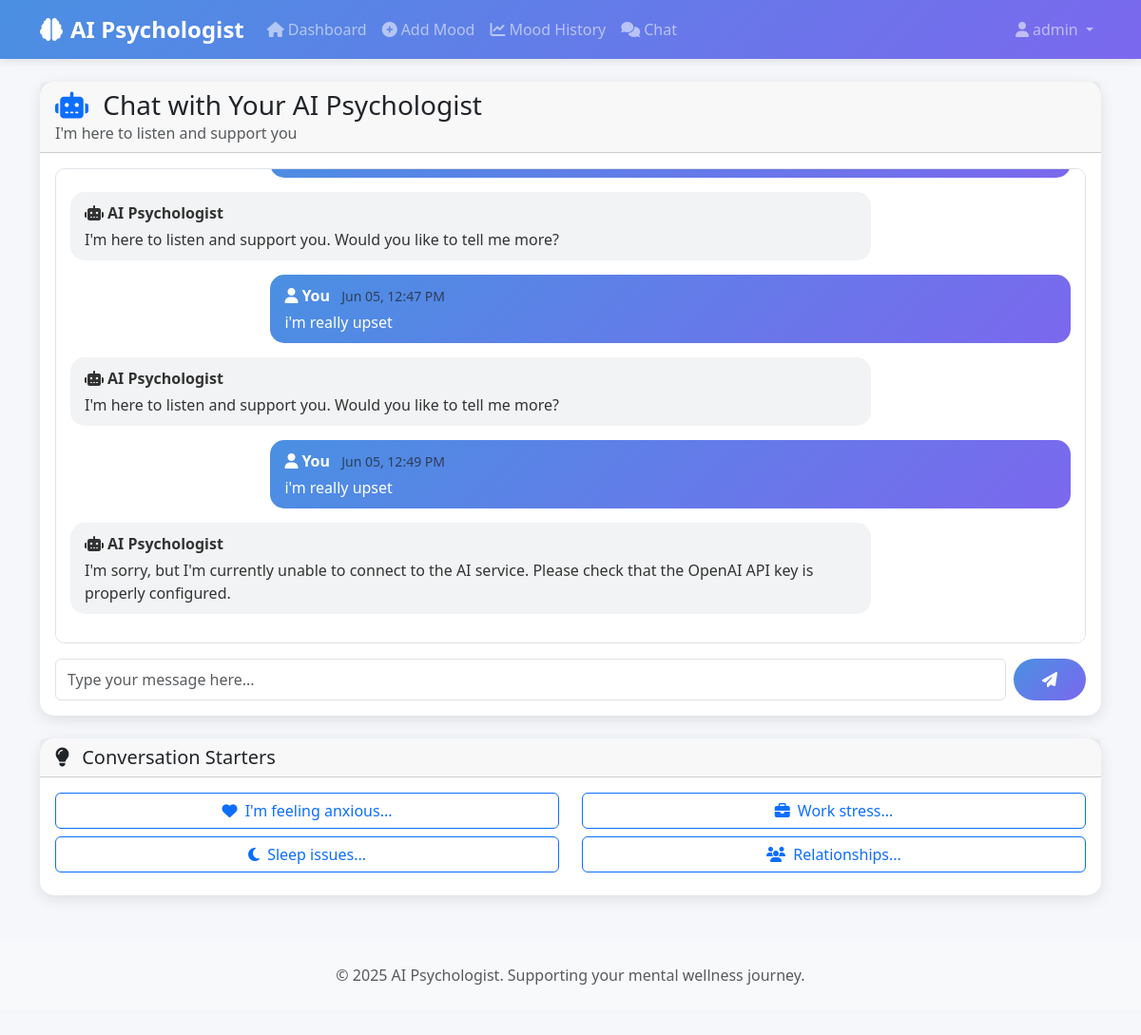
The page /chat/ (signed in) on the database its author committed.
### accounts/models.py (models this page shows, shortened)
class User(AbstractUser):
    created_at = models.DateTimeField(auto_now_add=True)
    updated_at = models.DateTimeField(auto_now=True)

### chat/models.py (models this page shows, shortened)
class ChatMessage(models.Model):
    user = models.ForeignKey(User, on_delete=models.CASCADE, related_name='chat_messages')
    message = models.TextField(help_text="User's message")
    response = models.TextField(help_text="AI's response")
    created_at = models.DateTimeField(auto_now_add=True)
    class Meta:
        ordering = ['-created_at']
        verbose_name = 'Chat Message'
        verbose_name_plural = 'Chat Messages'

### chat/views.py (the view)
# urls.py: path('', views.ChatView.as_view(), name='chat'),
class ChatView(LoginRequiredMixin, TemplateView):
    template_name = 'chat/chat.html'
    def get_context_data(self, **kwargs):
        context = super().get_context_data(**kwargs)
        chat_history = ChatMessage.objects.filter(user=self.request.user)[:20]
        context['chat_history'] = reversed(chat_history)
        return context

### templates/chat/chat.html (shortened to what this page needs)
{% extends 'base.html' %}
{% block content %}
<div class="row">
    <div class="col-12">
        <div class="card">
            <div class="card-header">
                <h3 class="mb-0">
                    <i class="fas fa-robot me-2 text-primary"></i>
                    Chat with Your AI Psychologist
                </h3>
                <p class="text-muted mb-0">I'm here to listen and support you</p>
            </div>
            <div class="card-body">
                <div id="chat-container" class="chat-container mb-3">
                    {% for chat in chat_history %}
                    <div class="message user">
                        <div class="mb-1">
                            <strong><i class="fas fa-user me-1"></i>You</strong>
                            <small class="text-muted ms-2">{{ chat.created_at|date:"M d, g:i A" }}</small>
                        </div>
                        <div>{{ chat.message }}</div>
                    </div>
                    <div class="message ai">
                        <div class="mb-1">
                            <strong><i class="fas fa-robot me-1"></i>AI Psychologist</strong>
                        </div>
                        <div>{{ chat.response }}</div>
                    </div>
                    {% empty %}
                    <div class="text-center py-4">
                        <i class="fas fa-comments text-muted" style="font-size: 3rem;"></i>
                        <h5 class="text-muted mt-3">Start Your Conversation</h5>
                        <p class="text-muted">Feel free to share what's on your mind. I'm here to listen and support you.</p>
                    </div>
                    {% endfor %}
                </div>
                <form id="chat-form" class="d-flex gap-2">
                    <input type="text" id="message-input" class="form-control"
                           placeholder="Type your message here..." required>
                    <button type="submit" class="btn btn-primary" id="send-btn">
                        <i class="fas fa-paper-plane"></i>
                    </button>
                </form>
            </div>
        </div>
        <div class="card mt-4">
            <div class="card-header">
                <h5 class="mb-0">
                    <i class="fas fa-lightbulb me-2"></i>
                    Conversation Starters
                </h5>
            </div>
            <div class="card-body">
                <div class="row">
                    <div class="col-md-6 mb-2">
                        <button class="btn btn-outline-primary w-100 suggestion-btn"
                                data-message="I'm feeling anxious today and not sure why.">
                            <i class="fas fa-heart me-1"></i>
                            I'm feeling anxious...
                        </button>
                    </div>
                    <div class="col-md-6 mb-2">
                        <button class="btn btn-outline-primary w-100 suggestion-btn"
                                data-message="I had a difficult day at work and need to talk about it.">
                            <i class="fas fa-briefcase me-1"></i>
                            Work stress...
                        </button>
                    </div>
                    <div class="col-md-6 mb-2">
                        <button class="btn btn-outline-primary w-100 suggestion-btn"
                                data-message="I'm having trouble sleeping and it's affecting my mood.">
                            <i class="fas fa-moon me-1"></i>
                            Sleep issues...
                        </button>
                    </div>
                    <div class="col-md-6 mb-2">
                        <button class="btn btn-outline-primary w-100 suggestion-btn"
                                data-message="I want to talk about my relationships and how they're affecting me.">
                            <i class="fas fa-users me-1"></i>
                            Relationships...
                        </button>
                    </div>
                </div>
            </div>
        </div>
    </div>
</div>
{% endblock %}

### templates/base.html (shortened to what this page needs)
<!DOCTYPE html>
<html lang="en">
<head>
    <link href="https://cdn.jsdelivr.net/npm/bootstrap@5.3.2/dist/css/bootstrap.min.css" rel="stylesheet">
    <link href="https://cdnjs.cloudflare.com/ajax/libs/font-awesome/6.4.0/css/all.min.css" rel="stylesheet">
</head>
<body>
    <nav class="navbar navbar-expand-lg navbar-dark">
        <div class="container">
            <a class="navbar-brand" href="{% url 'dashboard:home' %}">
                <i class="fas fa-brain me-2"></i>AI Psychologist
            </a>
            <div class="collapse navbar-collapse" id="navbarNav">
                <ul class="navbar-nav me-auto">
                    {% if user.is_authenticated %}
                        <li class="nav-item">
                            <a class="nav-link" href="{% url 'dashboard:home' %}">
                                <i class="fas fa-home me-1"></i>Dashboard
                            </a>
                        </li>
                        <li class="nav-item">
                            <a class="nav-link" href="{% url 'mood_tracking:add_mood' %}">
                                <i class="fas fa-plus-circle me-1"></i>Add Mood
                            </a>
                        </li>
                        <li class="nav-item">
                            <a class="nav-link" href="{% url 'mood_tracking:history' %}">
                                <i class="fas fa-chart-line me-1"></i>Mood History
                            </a>
                        </li>
                        <li class="nav-item">
                            <a class="nav-link" href="{% url 'chat:chat' %}">
                                <i class="fas fa-comments me-1"></i>Chat
                            </a>
                        </li>
                    {% endif %}
                </ul>
                <ul class="navbar-nav">
                    {% if user.is_authenticated %}
                        <li class="nav-item dropdown">
                            <a class="nav-link dropdown-toggle" href="#" role="button" data-bs-toggle="dropdown">
                                <i class="fas fa-user me-1"></i>{{ user.username }}
                            </a>
                        </li>
                    {% endif %}
                </ul>
            </div>
        </div>
    </nav>
    <main class="container my-4">
        {% block content %}{% endblock %}
    </main>
    <footer class="bg-light text-center py-4 mt-5">
        <div class="container">
            <p class="text-muted mb-0">
                &copy; 2025 AI Psychologist. Supporting your mental wellness journey.
            </p>
        </div>
    </footer>
</body>
</html>

### templates/base.html (style rules this page uses)
:root { --primary-color: #4A90E2; --secondary-color: #7B68EE; --success-color: #28a745; --info-color: #17a2b8; --warning-color: #ffc107; --danger-color: #dc3545; --light-color: #f8f9fa; --dark-color: #343a40; }
body { background-color: #f5f7fa; font-family: 'Segoe UI', Tahoma, Geneva, Verdana, sans-serif; }
.navbar { background: linear-gradient(135deg, var(--primary-color), var(--secondary-color)); box-shadow: 0 2px 10px rgba(0,0,0,0.1); }
.navbar-brand { font-weight: bold; font-size: 1.5rem; }
.card { border: none; border-radius: 15px; box-shadow: 0 4px 15px rgba(0,0,0,0.1); transition: transform 0.2s; }
.btn-primary { background: linear-gradient(135deg, var(--primary-color), var(--secondary-color)); border: none; border-radius: 25px; padding: 10px 30px; transition: all 0.3s; }
.chat-container { height: 500px; overflow-y: auto; border: 1px solid #dee2e6; border-radius: 10px; padding: 15px; background: white; }
.message { margin-bottom: 15px; padding: 10px 15px; border-radius: 15px; max-width: 80%; }
.message.user { background: linear-gradient(135deg, var(--primary-color), var(--secondary-color)); color: white; margin-left: auto; }
.message.ai { background: #f1f3f4; color: #333; margin-right: auto; }

### templates/chat/chat.html (style rules this page uses)
.suggestion-btn { transition: all 0.2s; }

### rows shown on the page
User: username "admin"
ChatMessage: response "I'm here to listen and support you. Would you like to tell me more?"
ChatMessage: created_at "Jun 05, 12:47 PM", message "i'm really upset", response "I'm here to listen and support you. Would you like to tell me more?"
ChatMessage: created_at "Jun 05, 12:49 PM", message "i'm really upset", response "I'm sorry, but I'm currently unable to connect to the AI service. Please check that the OpenAI API key is properly configured."
